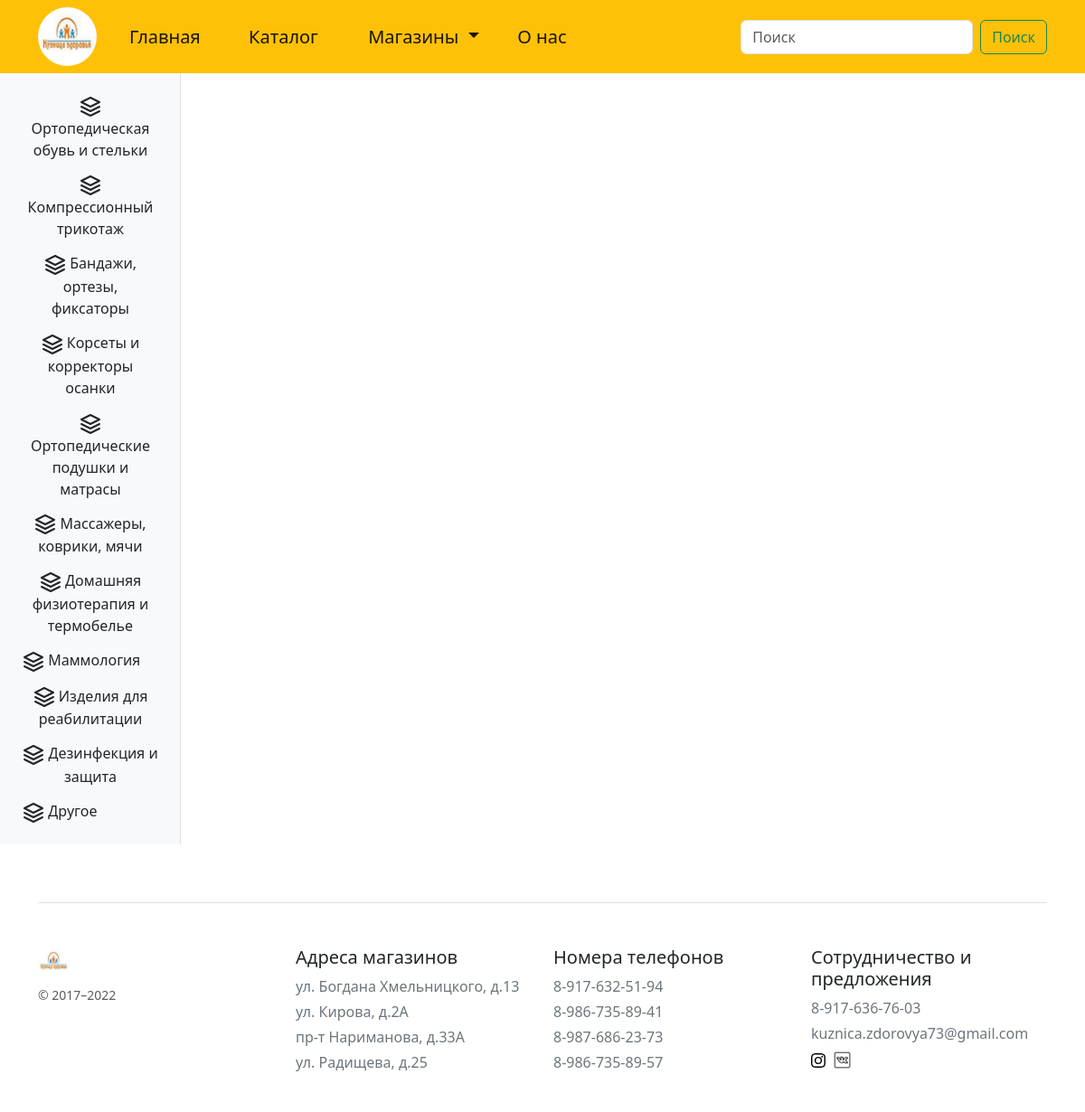
Screenshot of /catalog/2 with the database file from the repository.
### ortopediya/models.py (models this page shows, shortened)
class Category(models.Model):
    name = models.CharField(max_length=100)
    class Meta:
        verbose_name = 'Категории'
        verbose_name_plural = 'Категории'
        ordering = ["id"]

class Store(models.Model):
    name = models.CharField(max_length=100)
    street = models.CharField(max_length=100)
    map = models.CharField(max_length=1000)
    address = models.CharField(max_length=150)
    phone = models.CharField(max_length=20, default='')
    description = models.TextField(default="", blank=False)
    image = models.ImageField(upload_to="photos/%Y/%m/%d", default="", blank=False)
    class Meta:
        verbose_name = 'Салоны'
        verbose_name_plural = 'Салоны'
        ordering = ["street"]

### ortopediya/views.py (the view)
# urls.py: path('catalog/<int:id_cat>', catalog, name='catalog'),
def catalog(request, id_cat=0):
    categories = Category.objects.all()
    search_query = request.GET.get('search', '')
    if search_query:
        products = Product.objects.filter(Q(name__contains=search_query) | Q(name__contains=search_query.title()))
    else:
        if id_cat == 0:
            products = Product.objects.all()
        else:
            products = Product.objects.filter(subcategory_id=id_cat)
    paginator = Paginator(products,12)
    print(len(products))
    page_number = request.GET.get('page')
    page_obj = paginator.get_page(page_number)
    request.session['id_cat'] = id_cat
    context = {
        'products': page_obj,
        'categories': categories,
        'menu': menu,
        'date': date,
        'query_search':search_query,
        'title': 'Каталог',
    }
    return render(request, 'ortopediya/catalog.html', context=context)

### ortopediya/templates/ortopediya/catalog.html (shortened to what this page needs)
{% extends 'ortopediya/base.html'%}
{% load static %}
{% block content %}
<div class="container-fluid">
  <div class="row">
    <nav id="sidebarMenu" class="col-md-3 col-lg-2 d-md-block bg-light sidebar cat-filter header__menu">
      <div class="position-sticky pt-3 list-category bg-light menu-burger">
        <ul class="nav flex-column  ps-0">
          {% for cat in categories %}
            <li class= "nav-item">
              <button class="btn btn-cat rounded collapsed" data-bs-toggle="collapse" data-bs-target="#cat{{cat.pk}}-collapse" aria-expanded="false">
                {{ cat.name }}
              </button>
            </li>
        {% endfor %}
        </ul>
      </div>
    </nav>
    <main class="col-md-9 ms-sm-auto col-lg-10 px-md-4 p-5 main-div-catalog">
    </main>
  </div>
</div>
{% endblock %}

### ortopediya/templates/ortopediya/base.html (shortened to what this page needs)
{% load static %}
<!doctype html>
<html lang="en">
<head>
    <link href="https://cdn.jsdelivr.net/npm/bootstrap@5.1.3/dist/css/bootstrap.min.css" rel="stylesheet"
>
  <link type="text/css" href="{% static 'ortopediya/css/style.css' %}?v=<?= time(); ?>" rel="stylesheet">
    <link href="/docs/5.0/dist/css/bootstrap.min.css" rel="stylesheet">
</head>
<body>
   <header>
<nav class="navbar navbar-expand-lg navbar-light"  style="background-color:#ffc107;">
  <div class="container">
    <a  class="col-sm-1" href="">
    <img class="logo" src="{% static 'ortopediya/images/logo.jpg'%} ">
    </a>
    <div  class="collapse navbar-collapse" id="navbarSupportedContent">
      <ul class="navbar-nav me-auto mb-2 mb-lg-0 ">
            {% for m in menu %}
            {% if m.another %}
            <li class="nav-item col-sm-5 dropdown">
            <a class="nav-link active dropdown-toggle  fs-5 " href="#" id="navbarDropdown" role="button" data-bs-toggle="dropdown" aria-expanded="false">
{{m.title}}
            </a>
{% else %}
          {% if m.title == 'Каталог' %}
          <li class="nav-item col-sm-4">
            <a class="nav-link active fs-5" aria-current="page" href="{%url m.url_name 0 %}">{{m.title}}</a>
          </li>
          {% else %}
            <li class="nav-item col-sm-4">
            <a class="nav-link active fs-5" aria-current="page" href="{%url m.url_name %}">{{m.title}}</a>
          </li>
          {% endif %}
{% endif %}
          {% endfor %}
      </ul>
        <form class="d-flex justify-content-end" action="{% url 'catalog' 0 %}">
          <input class="form-control me-2" type="search" placeholder="Поиск" aria-label="Поиск" name="search">
          <button class="btn btn-outline-success" type="submit">Поиск</button>
        </form>
    </div>
  </div>
</nav>
</header>
    {% block content %}
    {% endblock %}
    <div class = 'container py-3'>
        <footer class="pt-4 my-md-5 pt-md-5 border-top">
        <div class="row">
          <div class="col-12 col-md">
            <img class="mb-2" src="{% static 'ortopediya/images/logo.jpg'%}" alt="" width="35" height="35">
            <small class="d-block mb-3 text-muted">© 2017–{{date.year}}</small>
          </div>
          <div class="col-12 col-md">
            <h5>Адреса магазинов</h5>
            <ul class="list-unstyled text-small">
                {% for stor in menu.2.another %}
                    <li class="mb-1"><a class="link-secondary text-decoration-none" href="{% url 'store' stor.pk  %}">{{stor.address}}</a></li>
                {% endfor %}
            </ul>
          </div>
          <div class="col-12 col-md">
            <h5>Номера телефонов</h5>
            <ul class="list-unstyled text-small">
              {% for stor in menu.2.another %}
                <li class="mb-1"><a class="link-secondary text-decoration-none" href="tel:{{stor.phone}}">{{stor.phone}}</a></li>
              {% endfor %}
            </ul>
          </div>
          <div class="col-12 col-md">
            <h5>Сотрудничество и предложения</h5>
            <ul class="list-unstyled text-small">
              <li class="mb-1"><a class="link-secondary text-decoration-none" href="tel:+79176367603">8-917-636-76-03</a></li>
              <li class="mb-1"><a class="link-secondary text-decoration-none" href="mailto:kuznica.zdorovya73@gmail.com<">kuznica.zdorovya73@gmail.com</a></li>
              <div class="row justify-content-start">
                  <li class="col-1"><a href="https://instagram.com/kuznica.zdorovya73?igshid=YmMyMTA2M2Y=" target="_blank"><img src="{% static 'ortopediya/images/instagram.svg'%}"></a></li>
                  <li class="col-1"><a href="https://vk.com/zdorov_73rus" target="_blank"><img src="{% static 'ortopediya/images/vk.png'%}" width="21px" height="21px"></a></li>
              </div>
            </ul>
          </div>
        </div>
      </footer>
    </div>
</body>
</html>

### ortopediya/static/ortopediya/css/style.css (style rules this page uses)
.logo { width: 65px; height: 65px; border-radius: 65%; }
.cat-filter { padding: 0 0 0; box-shadow: inset -1px 0 0 rgb(0 0 0 / 10%); }
.btn-cat { text-align: left; }

### rows the page displays
Category: name "Ортопедическая обувь и стельки"
Category: name "Компрессионный трикотаж"
Category: name "Бандажи, ортезы, фиксаторы"
Category: name "Корсеты и корректоры осанки"
Category: name "Ортопедические подушки и матрасы"
Category: name "Массажеры, коврики, мячи"
Category: name "Домашняя физиотерапия и термобелье"
Category: name "Маммология"
Category: name "Изделия для реабилитации"
Category: name "Дезинфекция и защита"
Category: name "Другое"
Store: address "ул. Богдана Хмельницкого, д.13", phone "8-917-632-51-94"
Store: address "ул. Кирова, д.2А", phone "8-986-735-89-41"
Store: address "пр-т Нариманова, д.33А", phone "8-987-686-23-73"
Store: address "ул. Радищева, д.25", phone "8-986-735-89-57"

### other values shown
{{ m.title }} "Главная" "О нас"
{{ m.title }} "Каталог"
{{ m.title }} "Магазины"
{{ date.year }} "2022"
